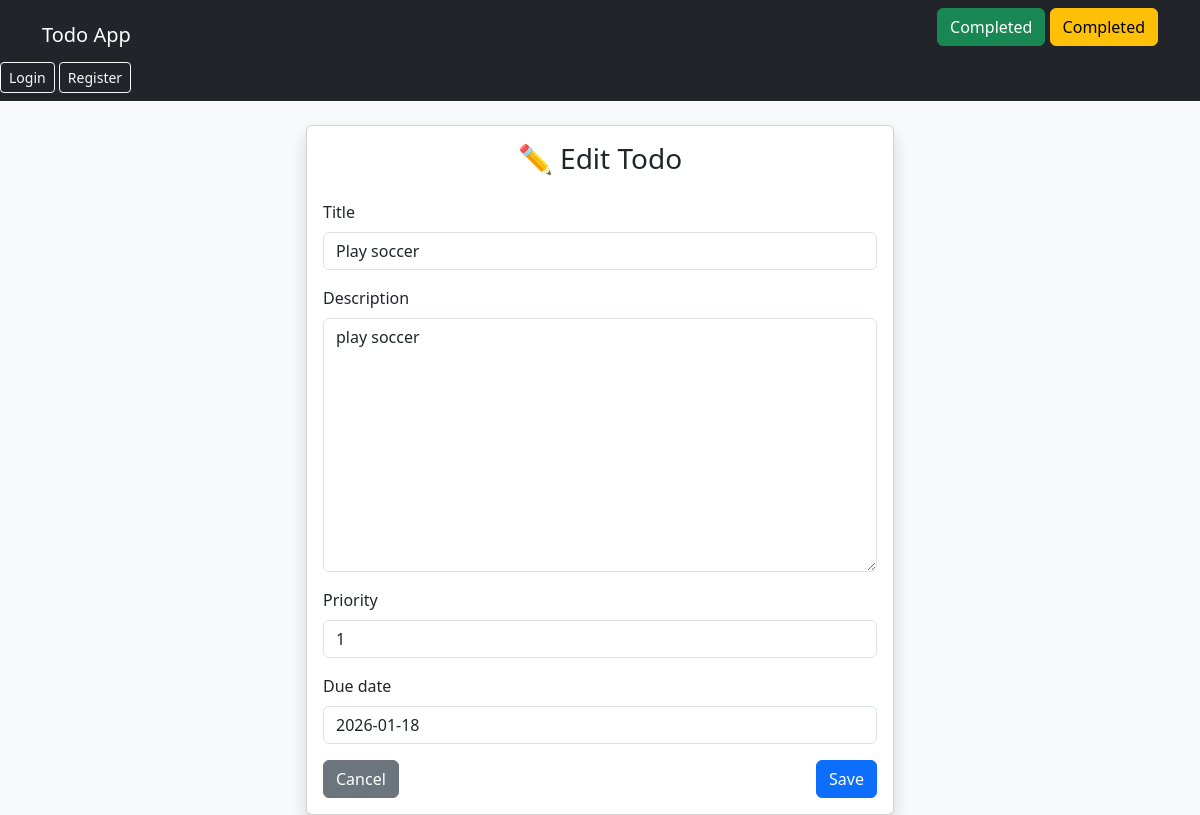
Before: /todos/update/3/ with the older database file.
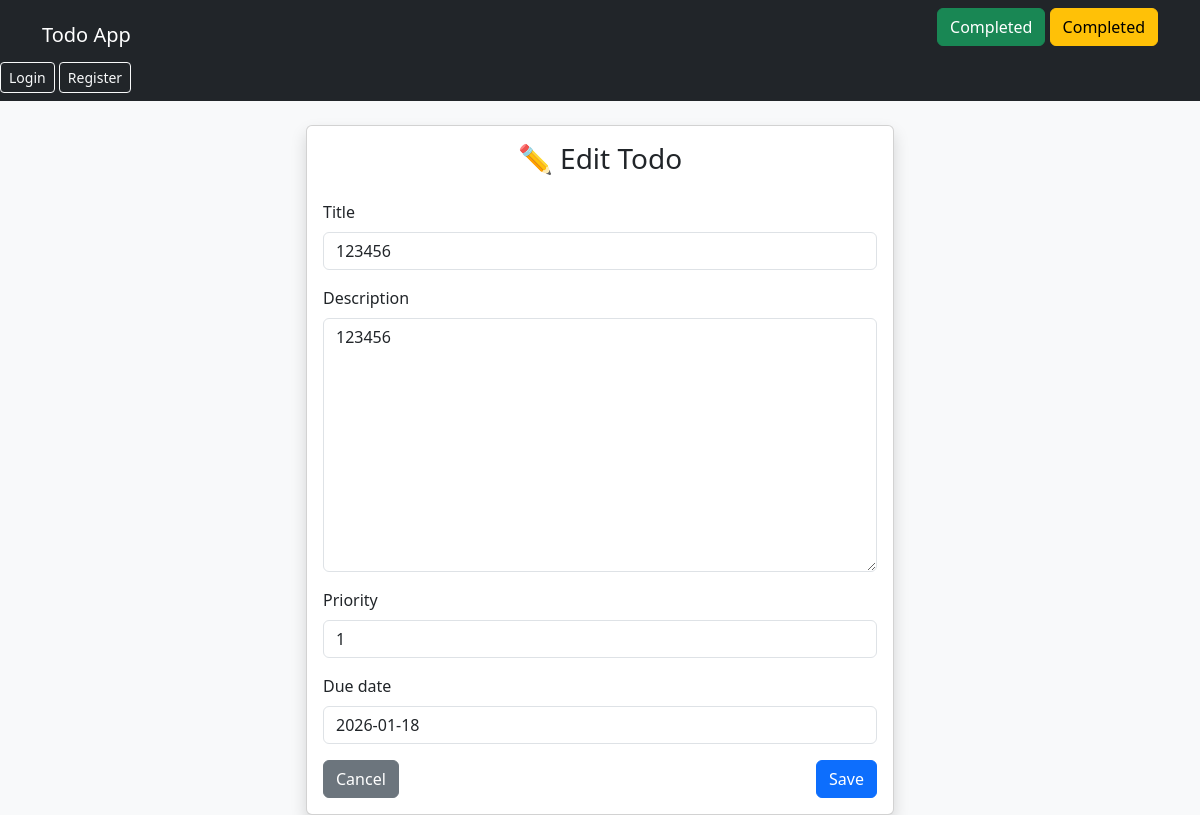
After: the same page with the newer database file.
### todoapp/models.py (models this page shows, shortened)
class Todo(models.Model):
    user = models.ForeignKey(User, on_delete=models.CASCADE)
    title = models.CharField(max_length=40)
    description = models.TextField()
    priority = models.IntegerField(default=1)
    due_date = models.DateField(null=True, blank=True)
    is_completed = models.BooleanField(default=False)
    created_at = models.DateTimeField(auto_now_add=True)

### todoapp/views.py (the view)
# urls.py: path('todos/update/<int:pk>/', update_todo, name= "update_todo"),
def update_todo(request, pk):
    todo = get_object_or_404(Todo, pk=pk)
    if request.method == 'POST':
        form = TodoForm(request.POST, instance=todo)
        if form.is_valid():
            form.save()
            return redirect('todo_list')
    else:
        form = TodoForm(instance=todo)
    return render(request, 'todoapp/todo_form.html',{'form': form})

### todoapp/forms.py
class TodoForm(forms.ModelForm):
    class Meta:
        model = Todo
        fields = ["title", "description", "priority", "due_date"]
    def __init__(self, *args, **kwargs):
        super().__init__(*args, **kwargs)
        for field in self.fields.values():
            field.widget.attrs['class'] = 'form-control'

### todoapp/templates/todoapp/todo_form.html (shortened to what this page needs)
{% extends 'todoApp/base.html' %}
{% block content %}
<div class="row justify-content-center">
    <div class="col-md-6">
        <div class="card shadow">
            <div class="card-body">
                {% if form.instance.pk %}
                    <h3 class="mb-4 text-center">✏️ Edit Todo</h3>
                {% else %}
                    <h3 class="mb-4 text-center">➕ Add New Todo</h3>
                {% endif %}
                <form method="post">
                    {% for field in form %}
                        <div class="mb-3">
                            <label class="form-label">
                                {{ field.label }}
                            </label>
                            {{ field }}
                        </div>
                    {% endfor %}
                    <div class="d-flex justify-content-between">
                        <a href="{% url 'todo_list' %}" class="btn btn-secondary">
                            Cancel
                        </a>
                        <button class="btn btn-primary">
                            Save
                        </button>
                    </div>
                </form>
            </div>
        </div>
    </div>
</div>
{% endblock %}

Changed rows visible on the page:
changed Todo: title "Play soccer" → "123456"; description "play soccer" → "123456"
